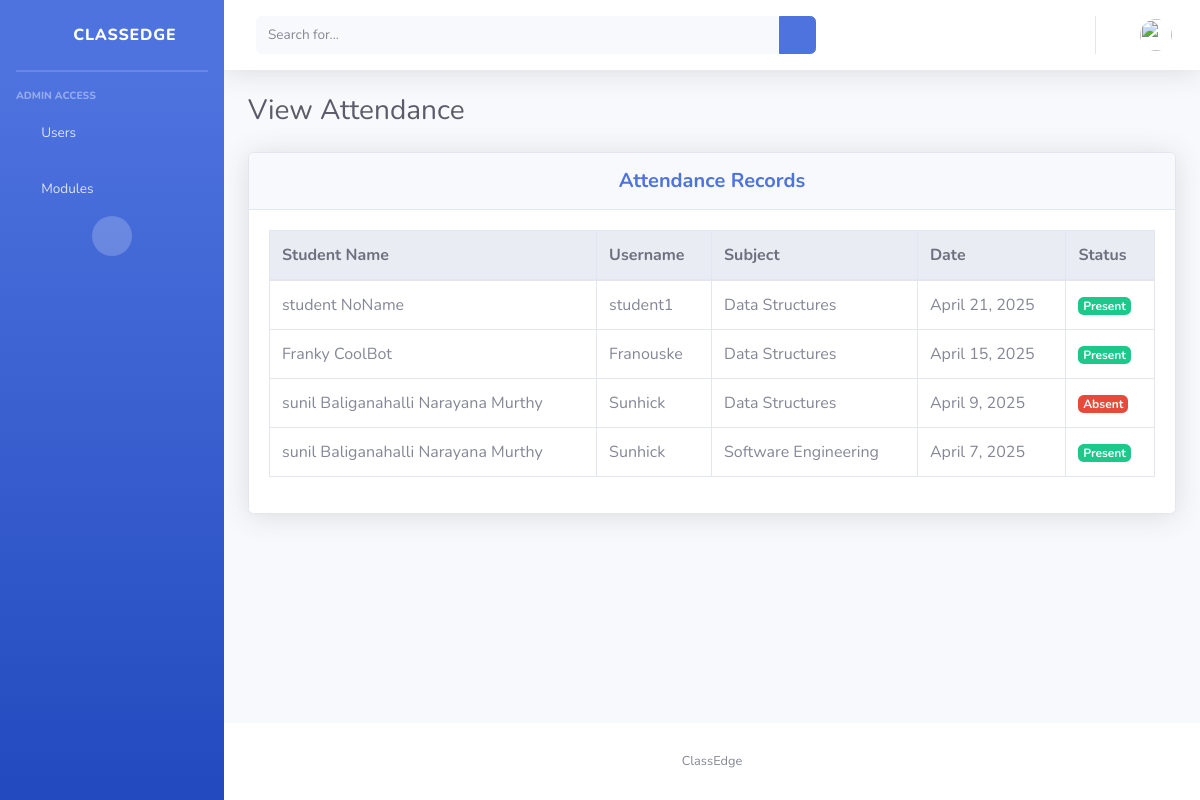
Page /view_attendance on the committed database.
### portal/models.py (models this page shows)
class Attendance(models.Model):
    id = models.AutoField(primary_key=True)
    student = models.ForeignKey(Student, on_delete=models.CASCADE)
    subject = models.ForeignKey(Subjects, on_delete=models.CASCADE)
    date = models.DateField()
    status = models.CharField(max_length=10, choices=(("Present", "Present"), ("Absent", "Absent")))
    created_at = models.DateTimeField(auto_now_add=True)
    objects = models.Manager()
    class Meta:
        unique_together = ('student', 'subject', 'date')

class Student(models.Model):
    id = models.AutoField(primary_key=True)
    user = models.OneToOneField(CustomUser, on_delete=models.CASCADE)
    gender = models.CharField(max_length=10)
    address = models.TextField(null=True, blank=True)
    phone_number = models.CharField(max_length=15, null=True, blank=True)
    date_of_birth = models.DateField(null=True, blank=True)
    email = models.EmailField(blank=True, null=True)
    program_id = models.ForeignKey(Program, on_delete=models.DO_NOTHING)
    created_at = models.DateTimeField(auto_now_add=True)
    updated_at = models.DateTimeField(auto_now=True)
    objects = models.Manager()

class CustomUser(AbstractUser):
    type = ((1,"Admin"),(2,"Staff"),(3,"Student"))
    user_type = models.CharField(default=1, choices=type, max_length=10)

class Subjects(models.Model):
    id = models.AutoField(primary_key=True)
    subject_name = models.CharField(max_length=100)
    program_id = models.ForeignKey(Program, on_delete=models.CASCADE, default=1)
    teacher_id = models.ForeignKey(Teacher, on_delete=models.CASCADE)
    created_at = models.DateTimeField(auto_now_add=True)
    updated_at = models.DateTimeField(auto_now=True)
    objects = models.Manager()

### portal/adminViews.py (the view)
# urls.py: path('view_attendance', adminViews.viewAttendance),
def viewAttendance(request):
    attendance_records = Attendance.objects.select_related('student__user', 'subject').order_by('-date')
    context = {
        "attendance_records": attendance_records
    }
    return render(request, "admin_template/view_attendance.html", context)

### portal/templates/admin_template/view_attendance.html
{% extends "admin_template/base.html" %}
{% block page_title %}
View Attendance
{% endblock page_title %}
{% block main_content %}
<section class="content">
  <div class="container-fluid">
    <div class="card shadow mb-4">
      <div class="card-header py-3">
        <h5 class="m-0 font-weight-bold text-primary text-center">Attendance Records</h5>
      </div>
      <div class="card-body">
        <div class="table-responsive">
          <table class="table table-bordered table-hover" width="100%" cellspacing="0">
            <thead class="thead-light">
              <tr>
                <th>Student Name</th>
                <th>Username</th>
                <th>Subject</th>
                <th>Date</th>
                <th>Status</th>
              </tr>
            </thead>
            <tbody>
              {% for record in attendance_records %}
              <tr>
                <td>{{ record.student.user.first_name }} {{ record.student.user.last_name }}</td>
                <td>{{ record.student.user.username }}</td>
                <td>{{ record.subject.subject_name }}</td>
                <td>{{ record.date }}</td>
                <td>
                  {% if record.status == "Present" %}
                    <span class="badge badge-success">Present</span>
                  {% else %}
                    <span class="badge badge-danger">Absent</span>
                  {% endif %}
                </td>
              </tr>
              {% empty %}
              <tr>
                <td colspan="5" class="text-center">No attendance records found.</td>
              </tr>
              {% endfor %}
            </tbody>
          </table>
        </div>
      </div>
    </div>
  </div>
</section>
{% endblock main_content %}

### portal/templates/admin_template/base.html (shortened to what this page needs)
{% load static %}
<!DOCTYPE html>
<html lang="en">
<head>
    <link href="{% static "vendor/fontawesome-free/css/all.min.css" %}" rel="stylesheet" type="text/css">
    <link href="{% static "css/style.css" %}" rel="stylesheet">
</head>
<body id="page-top">
    <div id="wrapper">
        {% include "admin_template/sidebar.html" %}
        <div id="content-wrapper" class="d-flex flex-column">
            <div id="content">
                {% include "admin_template/topbar.html" %}
                <section>
                    <div class="d-sm-flex align-items-center justify-content-between mb-4 ml-4">
                        <h1 class="h3 mb-0 text-gray-800">
                            {% block page_title %}
                            {% endblock page_title %}
                        </h1>
                    </div>
                </section>
                {% block main_content %}
                {% endblock main_content %}
            </div>
            <section>
                <footer class="sticky-footer bg-white">
                    <div class="container my-auto">
                        <div class="copyright text-center my-auto">
                            <span>ClassEdge</span>
                        </div>
                    </div>
                </footer>
            </section>
        </div>
    </div>
</body>
</html>

### portal/templates/admin_template/sidebar.html (shortened to what this page needs)
{% load static %}
<ul class="navbar-nav bg-gradient-primary sidebar sidebar-dark accordion" id="accordionSidebar">
    <a class="sidebar-brand d-flex align-items-center justify-content-center" href="/admin_home">
        <div class="sidebar-brand-icon rotate-n-10">
            <i class="fas fa-graduation-cap"></i>
        </div>
        <div class="sidebar-brand-text mx-3">ClassEdge </div>
    </a>
    <hr class="sidebar-divider my-0">
    <hr class="sidebar-divider">
    <div class="sidebar-heading">
        Admin Access
    </div>
    <li class="nav-item">
        <a class="nav-link collapsed" href="#" data-toggle="collapse" data-target="#collapseTwo"
            aria-expanded="true" aria-controls="collapseTwo">
            <i class="fas fa-users fa-fw"></i>
            <span>Users</span>
        </a>
    </li>
    <li class="nav-item">
        <a class="nav-link collapsed" href="#" data-toggle="collapse" data-target="#collapseUtilities"
            aria-expanded="true" aria-controls="collapseUtilities">
            <i class="fas fa-book-open fa-fw"></i>
            <span>Modules</span>
        </a>
    </li>
    <div class="text-center d-none d-md-inline">
        <button class="rounded-circle border-0" id="sidebarToggle"></button>
    </div>
</ul>

### portal/templates/admin_template/topbar.html (shortened to what this page needs)
{% load static %}
<nav class="navbar navbar-expand navbar-light bg-white topbar mb-4 static-top shadow">
    <form
        class="d-none d-sm-inline-block form-inline mr-auto ml-md-3 my-2 my-md-0 mw-200 navbar-search">
        <div class="input-group">
            <input type="text" class="form-control bg-light border-0 small" placeholder="Search for..."
                aria-label="Search" aria-describedby="basic-addon2">
            <div class="input-group-append">
                <button class="btn btn-primary" type="button">
                    <i class="fas fa-search fa-sm"></i>
                </button>
            </div>
        </div>
    </form>
    <ul class="navbar-nav ml-auto">
        <li class="nav-item dropdown no-arrow">
            <a class="nav-link dropdown-toggle" href="#" id="userDropdown" role="button"
                data-toggle="dropdown" aria-haspopup="true" aria-expanded="false">
                <img class="img-profile rounded-circle"
                    src="{% static "img/undraw_profile.svg"%}" >
            </a>
        </li>
    </ul>
</nav>

### rows in the picture
Attendance: student.user.first_name "student", student.user.last_name "NoName", student.user.username "student1", subject.subject_name "Data Structures", date "April 21, 2025", status "Present"
Attendance: student.user.first_name "Franky", student.user.last_name "CoolBot", student.user.username "Franouske", subject.subject_name "Data Structures", date "April 15, 2025", status "Present"
Attendance: student.user.first_name "sunil", student.user.last_name "Baliganahalli Narayana Murthy", student.user.username "Sunhick", subject.subject_name "Data Structures", date "April 9, 2025", status "Absent"
Attendance: student.user.first_name "sunil", student.user.last_name "Baliganahalli Narayana Murthy", student.user.username "Sunhick", subject.subject_name "Software Engineering", date "April 7, 2025", status "Present"
